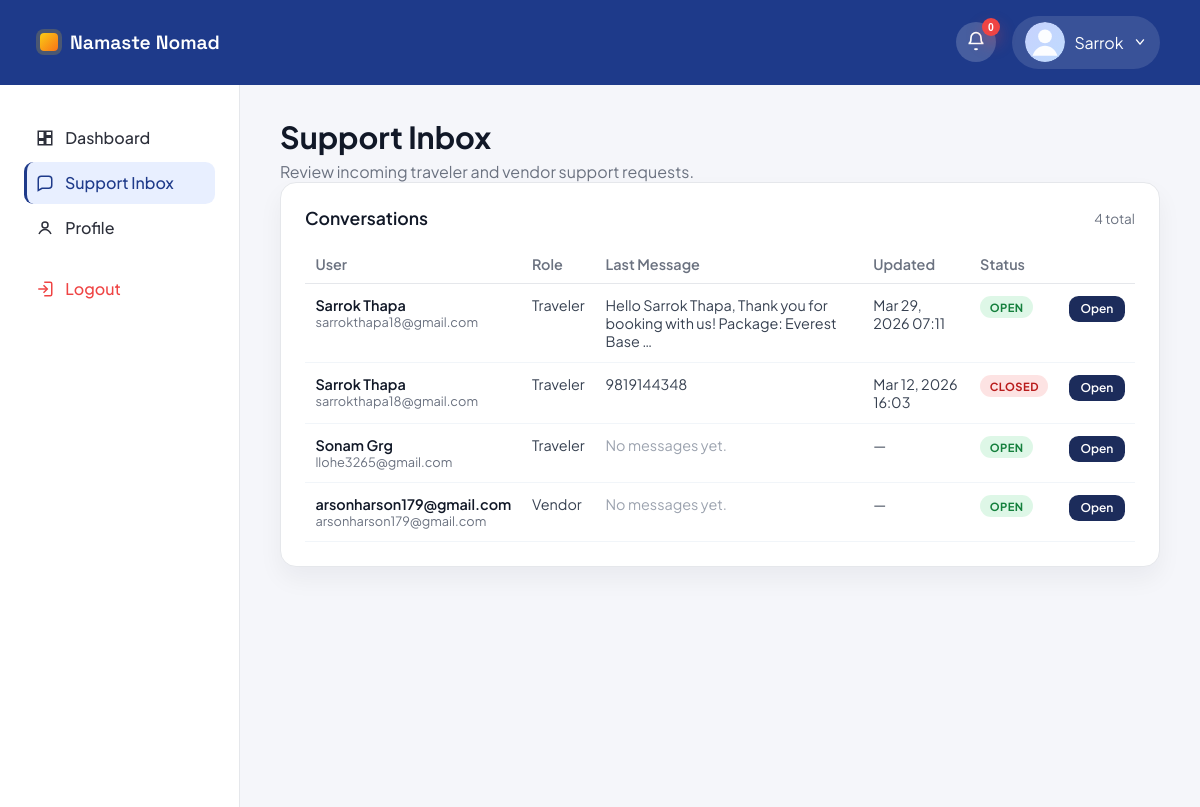
The app's page /accounts/admin/support/ (signed in) with its own data.
### accounts/models.py (models this page shows, shortened)
class User(AbstractUser):
    USER_TYPE_CHOICES = (
        ('vendor', 'Vendor'),
        ('traveler', 'Traveler'),
        ('admin', 'Admin'),
    )
    user_type = models.CharField(max_length=10, choices=USER_TYPE_CHOICES)
    phone = models.CharField(max_length=20, blank=True, null=True)
    is_verified = models.BooleanField(default=False)
    wants_promotions = models.BooleanField(default=False)

### core/models.py (models this page shows, shortened)
class SupportConversation(models.Model):
    STATUS_OPEN = 'open'
    STATUS_CLOSED = 'closed'
    STATUS_CHOICES = (
        (STATUS_OPEN, 'Open'),
        (STATUS_CLOSED, 'Closed'),
    )
    user = models.ForeignKey(
        settings.AUTH_USER_MODEL,
        on_delete=models.CASCADE,
        related_name='support_conversations',
    )
    created_at = models.DateTimeField(auto_now_add=True)
    status = models.CharField(max_length=10, choices=STATUS_CHOICES, default=STATUS_OPEN)
    class Meta:
        ordering = ('-created_at',)

### accounts/views/admin_views.py (the view)
# urls.py: path('admin/support/', admin_support_inbox, name='admin_support_inbox'),
@admin_required
def admin_support_inbox(request):
    admin_profile = _get_admin_profile(request.user)
    last_message_qs = SupportMessage.objects.filter(
        conversation=OuterRef('pk'),
    ).order_by('-created_at', '-id')
    conversations = SupportConversation.objects.select_related('user').annotate(
        last_message_text=Subquery(
            last_message_qs.values('message')[:1],
            output_field=TextField(),
        ),
        last_message_at=Subquery(
            last_message_qs.values('created_at')[:1],
            output_field=DateTimeField(),
        ),
        last_message_is_admin=Subquery(
            last_message_qs.values('is_admin_reply')[:1],
            output_field=BooleanField(),
        ),
    ).order_by('-last_message_at', '-created_at')
    role_labels = dict(User.USER_TYPE_CHOICES)
    unread_count = 0
    for conversation in conversations:
        user = conversation.user
        conversation.user_display = user.get_full_name().strip() or user.username or user.email
        conversation.user_role = role_labels.get(user.user_type, user.user_type.title())
        conversation.last_message_text = conversation.last_message_text or ''
        conversation.unread_by_admin = conversation.last_message_is_admin is False
        if conversation.unread_by_admin:
            unread_count += 1
    return render(request, 'accounts/admin_support_inbox.html', {
        'admin_profile': admin_profile,
        'conversations': conversations,
        'active_page': 'support',
        'support_inbox_unread_count': unread_count,
    })

### accounts/context_processors.py (called while the page is built)
def _safe_related(instance, relation_name):
    try:
        return getattr(instance, relation_name)
    except ObjectDoesNotExist:
        return None

def _display_name(user):
    full_name = user.get_full_name().strip()
    return full_name or user.username or user.email or 'Account'

def _avatar_url(user, user_type):
    if user_type == 'traveler':
        profile = _safe_related(user, 'traveler_profile')
        if profile and profile.avatar:
            return profile.avatar.url
    elif user_type == 'vendor':
        profile = _safe_related(user, 'vendor_profile')
        if profile and profile.logo:
            return profile.logo.url
    elif user_type == 'admin':
        profile = _safe_related(user, 'admin_profile')
        if profile and profile.avatar:
            return profile.avatar.url
    return ''

def _dashboard_url(user_type):
    if user_type == 'traveler':
        return reverse('traveler_home')
    if user_type == 'vendor':
        return reverse('vendor_dashboard')
    if user_type == 'admin':
        return reverse('admin_dashboard')
    return reverse('home')

def _profile_url(user_type):
    if user_type == 'traveler':
        return reverse('traveler_profile')
    if user_type == 'vendor':
        return reverse('vendor_profile')
    if user_type == 'admin':
        return reverse('admin_profile')
    return reverse('home')

def _settings_url(user_type):
    if user_type == 'traveler':
        return reverse('traveler_profile')
    if user_type == 'vendor':
        return reverse('vendor_settings')
    if user_type == 'admin':
        return reverse('admin_profile')
    return reverse('home')

def _navbar_context(user):
    user_type = getattr(user, 'user_type', '')
    return {
        'nav_user_type': user_type,
        'nav_display_name': _display_name(user),
        'nav_avatar_url': _avatar_url(user, user_type),
        'nav_dashboard_url': _dashboard_url(user_type),
        'nav_profile_url': _profile_url(user_type),
        'nav_settings_url': _settings_url(user_type),
    }

### accounts/views/common.py (called while the page is built)
def _get_admin_profile(user):
    try:
        return user.admin_profile
    except AdminProfile.DoesNotExist:
        return None

### accounts/templates/accounts/admin_support_inbox.html (shortened to what this page needs)
{% load static %}
<!DOCTYPE html>
<html lang="en">
<head>
    <link rel="stylesheet" href="{% static 'css/vendor_dashboard.css' %}?v=20260226b">
    <link rel="stylesheet" href="{% static 'css/admin_dashboard.css' %}?v=20260226b">
    <link rel="stylesheet" href="{% static 'css/support_chat.css' %}?v=20260312a">
    <link rel="stylesheet" href="{% static 'css/notifications.css' %}?v=20260313a">
</head>
<body class="admin-dashboard">
    <header class="topbar admin-topbar">
        <a class="brand" href="{% url 'home' %}">
            <span class="brand-mark"></span>
            <span class="brand-name">Namaste Nomad</span>
        </a>
        <div class="topbar-actions">
            {% include "accounts/includes/notification_bell.html" %}
            <div class="admin-user">
                <div class="avatar topbar-avatar">
                    {% if admin_profile and admin_profile.avatar %}
                        <img class="topbar-avatar-image" src="{{ admin_profile.avatar.url }}" alt="Admin avatar">
                    {% else %}
                        <img class="topbar-avatar-image" src="{% static 'images/default-avatar.svg' %}" alt="Default admin avatar">
                    {% endif %}
                </div>
                <span>{{ request.user.first_name|default:"Admin" }}</span>
                <svg width="14" height="14" viewBox="0 0 20 20" fill="none" aria-hidden="true">
                    <path d="M5 7l5 6 5-6" stroke="currentColor" stroke-width="2" stroke-linecap="round" stroke-linejoin="round"/>
                </svg>
            </div>
        </div>
    </header>
    <div class="dashboard-shell admin-shell">
        <aside class="sidebar admin-sidebar">
            <nav class="sidebar-nav">
                <a class="nav-item {% if active_page == 'dashboard' %}active{% endif %}" href="{% url 'admin_dashboard' %}">
                    <span class="nav-icon">
                        <svg viewBox="0 0 24 24" fill="none" stroke="currentColor" stroke-width="2">
                            <path d="M3 13h8V3H3v10zM13 21h8V11h-8v10zM13 3h8v6h-8V3zM3 21h8v-6H3v6z"/>
                        </svg>
                    </span>
                    Dashboard
                </a>
                <a class="nav-item {% if active_page == 'support' %}active{% endif %}" href="{% url 'admin_support_inbox' %}">
                    <span class="nav-icon">
                        <svg viewBox="0 0 24 24" fill="none" stroke="currentColor" stroke-width="2">
                            <path d="M21 15a4 4 0 0 1-4 4H8l-5 3V7a4 4 0 0 1 4-4h10a4 4 0 0 1 4 4z"/>
                        </svg>
                    </span>
                    Support Inbox{% if support_inbox_unread_count %} ({{ support_inbox_unread_count }} new){% endif %}
                </a>
                <a class="nav-item" href="{% url 'admin_profile' %}">
                    <span class="nav-icon">
                        <svg viewBox="0 0 24 24" fill="none" stroke="currentColor" stroke-width="2">
                            <circle cx="12" cy="8" r="4"/>
                            <path d="M4 20c2-4 6-6 8-6s6 2 8 6"/>
                        </svg>
                    </span>
                    Profile
                </a>
                <a class="nav-item logout" href="{% url 'logout' %}">
                    <span class="nav-icon">
                        <svg viewBox="0 0 24 24" fill="none" stroke="currentColor" stroke-width="2">
                            <path d="M10 17l5-5-5-5"/>
                            <path d="M15 12H3"/>
                            <path d="M11 3h8a2 2 0 0 1 2 2v14a2 2 0 0 1-2 2h-8"/>
                        </svg>
                    </span>
                    Logout
                </a>
            </nav>
        </aside>
        <main class="dashboard-main admin-main">
            <section class="admin-heading">
                <div>
                    <h1>Support Inbox</h1>
                    <p>Review incoming traveler and vendor support requests.</p>
                </div>
            </section>
            <section class="admin-card support-inbox">
                <div class="card-header support-inbox__header">
                    <h2>Conversations</h2>
                    <div class="support-inbox__meta">
                        <span>{{ conversations|length }} total</span>
                    </div>
                </div>
                {% if conversations %}
                    <table class="activity-table support-inbox-table">
                        <thead>
                            <tr>
                                <th>User</th>
                                <th>Role</th>
                                <th>Last Message</th>
                                <th>Updated</th>
                                <th>Status</th>
                                <th></th>
                            </tr>
                        </thead>
                        <tbody>
                            {% for conversation in conversations %}
                                <tr class="{% if conversation.unread_by_admin %}support-inbox__row--unread{% endif %}">
                                    <td>
                                        <div class="support-user">
                                            <div class="support-user__name">{{ conversation.user_display }}</div>
                                            <div class="support-user__meta">{{ conversation.user.email }}</div>
                                        </div>
                                    </td>
                                    <td>{{ conversation.user_role }}</td>
                                    <td>
                                        {% if conversation.last_message_text %}
                                            {{ conversation.last_message_text|truncatewords:12 }}
                                        {% else %}
                                            <span class="support-muted">No messages yet.</span>
                                        {% endif %}
                                    </td>
                                    <td>
                                        {% if conversation.last_message_at %}
                                            {{ conversation.last_message_at|date:"M d, Y H:i" }}
                                        {% else %}
                                            —
                                        {% endif %}
                                    </td>
                                    <td>
                                        <span class="support-status support-status--{{ conversation.status }}">
                                            {{ conversation.get_status_display }}
                                        </span>
                                    </td>
                                    <td>
                                        <a class="btn small neutral" href="{% url 'admin_support_chat' conversation.id %}">Open</a>
                                    </td>
                                </tr>
                            {% endfor %}
                        </tbody>
                    </table>
                {% else %}
                    <div class="empty-state">No support conversations yet.</div>
                {% endif %}
            </section>
        </main>
    </div>
</body>
</html>

### static/css/admin_dashboard.css (style rules this page uses)
.admin-dashboard { background: #f5f6fa; color: #111827; }
.admin-topbar { background: #1e3a8a; color: #fff; box-shadow: none; }
.admin-topbar .brand-name { color: #fff; }
.admin-user { display: flex; align-items: center; gap: 0.6rem; background: rgba(255, 255, 255, 0.12); padding: 0.4rem 0.8rem; border-radius: 999px; }
.admin-shell { grid-template-columns: 240px 1fr; background: #f5f6fa; }
.admin-sidebar { background: #fff; border-right: 1px solid #e5e7eb; }
.admin-sidebar .sidebar-nav { gap: 0.2rem; }
.admin-sidebar .nav-item { border-radius: 0.6rem; font-weight: 500; gap: 0.7rem; }
.admin-sidebar .nav-item.active { background: #e8efff; color: #1e3a8a; border-left: 3px solid #1e3a8a; padding-left: 0.55rem; }
.admin-sidebar .nav-icon { width: 18px; height: 18px; display: inline-flex; align-items: center; justify-content: center; }
.admin-sidebar .nav-icon svg { width: 18px; height: 18px; }
.admin-main { padding: 2rem 2.5rem 3rem; }
.admin-heading h1 { font-size: 1.9rem; font-weight: 700; }
.admin-heading p { color: #6b7280; margin-top: 0.35rem; }
.admin-card { background: #fff; border: 1px solid #e5e7eb; border-radius: 1rem; padding: 1.5rem; box-shadow: 0 12px 24px rgba(15, 23, 42, 0.05); }
.admin-card .card-header h2, .admin-card .card-header h3 { font-size: 1.1rem; font-weight: 600; }
.activity-table { width: 100%; border-collapse: collapse; font-size: 0.9rem; }
.activity-table th { text-align: left; color: #6b7280; font-weight: 600; padding: 0.6rem 0.65rem; border-bottom: 1px solid #e5e7eb; }
.activity-table td { padding: 0.75rem 0.65rem; border-bottom: 1px solid #f1f5f9; color: #374151; vertical-align: top; }

### static/css/support_chat.css (style rules this page uses)
.support-inbox__header { display: flex; justify-content: space-between; align-items: center; gap: 1rem; }
.support-inbox__meta { display: flex; align-items: center; gap: 0.6rem; color: #6b7280; font-size: 0.85rem; }
.support-inbox-table td { vertical-align: top; }
.support-user__name { font-weight: 600; color: #111827; }
.support-user__meta { color: #6b7280; font-size: 0.8rem; }
.support-muted { color: #9ca3af; }
.support-status { display: inline-flex; align-items: center; padding: 0.25rem 0.6rem; border-radius: 999px; font-size: 0.7rem; font-weight: 700; background: #e0f2fe; color: #0284c7; text-transform: uppercase; letter-spacing: 0.04em; }
.support-status--open { background: rgba(34, 197, 94, 0.15); color: #15803d; }
.support-status--closed { background: rgba(239, 68, 68, 0.15); color: #b91c1c; }

### records on screen
User: user.first_name "Sarrok"
SupportConversation: user_display "Sarrok Thapa", user.email "sarrokthapa18@gmail.com", user_role "Traveler", last_message_text "Hello Sarrok Thapa, Thank you for booking with us! Package: Everest Base …", last_message_at "Mar 29, 2026 07:11", status "OPEN"
SupportConversation: user_display "Sarrok Thapa", user.email "sarrokthapa18@gmail.com", user_role "Traveler", last_message_text "9819144348", last_message_at "Mar 12, 2026 16:03", status "CLOSED"
SupportConversation: user_display "Sonam Grg", user.email "llohe3265@gmail.com", user_role "Traveler", shows "No messages yet.", status "OPEN"
SupportConversation: user_display "arsonharson179@gmail.com", user.email "arsonharson179@gmail.com", user_role "Vendor", shows "No messages yet.", status "OPEN"

### other values on screen
{{ notifications_unread_count|default:0 }} "0"
{{ conversations|length }} "4"
